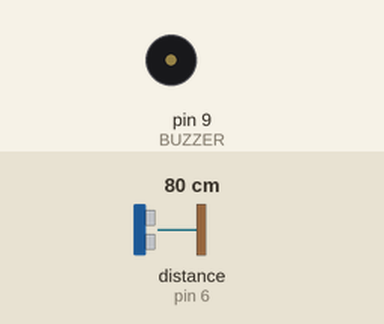
Recording of a sketch running on a simulated Arduino Uno, built with avr-gcc and run on an emulated ATmega328P. Shown: buzzer (waves = sounding). Wiring (inferred from the names in the program): ultrasonic range finder: trigger pin 5; echo pin 6. The inputs (shaded band) are chosen by the test bench; at power-on: distance to the obstacle (sensor on pin 6) 80 cm. The echo pulse lasts 58.3 µs per cm; what the sketch prints to the serial monitor is not drawn.

Above: at 1.2 s.
1.3 s: distance to the obstacle (sensor on pin 6) set to 64 cm
2.8 s: distance to the obstacle (sensor on pin 6) set to 58 cm
At 3.2 s:
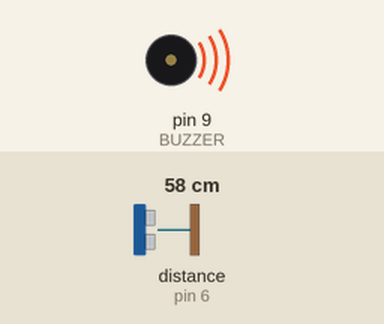
Timing chart, 0 to 5.8 s (numbered marks = the images above; inputs shaded):
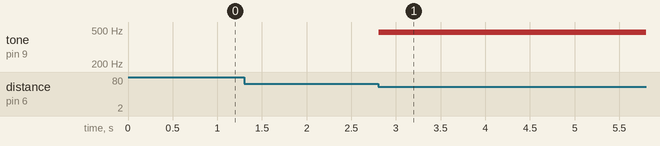

Measured:
- the behaviour switches between 62 and 61 cm on distance to the obstacle (sensor on pin 6) (found by bisection; images 0 and 1)
- after the input at 1.3 s, every drawn part: stays the same
- after the input at 2.8 s, tone on pin 9 (BUZZER): silent → 472 Hz at once

The sketch:

ultrasonidos_buzzer.ino
```cpp
#define TRIGGER 5
#define ECHO 6
#define BUZZER 9


void iniciarTrig();                                           //Prototipos de las funciones
int ObtenerDist();


void setup() {

  Serial.begin(9600);

  pinMode(ECHO, INPUT);
  pinMode(TRIGGER, OUTPUT);
  pinMode(BUZZER, OUTPUT);
}


void loop() {

  iniciarTrig();   // Preparamos el sensor de ultrasonidos
  char cdistancia[10];

  int dist = ObtenerDist();                                 // Obtenemos la distancia

  if (dist <= 60)
  {
    sprintf(cdistancia, "%d", dist);                          // Paso la distancia a una cadena para enviarla al visual
  for (int i=0;i<10;i++)                          // Recorrido de la cadena
 {
 Serial.print(cdistancia[i]);                               //Envío carácter a carácter

 }
 Serial.println();

  float frecuencia = -7.5 * dist + 900;                       // La frecuencia tiene una relación lineal con la distancia
  float duracion = 5 * dist + 200;                            // La duración también tiene una relación lineal con la distancia
  tone(BUZZER,frecuencia , duracion);
 }
}
//Estas relaciones lineales las hemos obtenido para que se ajusten a la capacidad de los sensores y a nuestras preferencias


// Funcion que inicia la secuencia del Trigger
void iniciarTrig()
{

  digitalWrite(TRIGGER, LOW);                                      // Ponemos el Trigger en estado bajo y esperamos 2 ms
  delayMicroseconds(2);


  digitalWrite(TRIGGER, HIGH);                                     // Ponemos el pin Trigger a estado alto y esperamos 10 ms
  delayMicroseconds(10);


  digitalWrite(TRIGGER, LOW);                                      // Terminamos poniendo el pin Trigger en estado bajo
 }


int ObtenerDist()                                                  // Funcion que devuelve una variable tipo float que contiene la distancia
{
  unsigned long tiempo = pulseIn(ECHO, HIGH);                      // Mide el tiempo que tarda en recibir la onda el transductor ECHO
  // Obtenemos la distancia en cm
  int distancia = tiempo * 0.01715;                                // La distancia es igual al tiempo por la velocidad del sonido en cm por microsegundo

  return distancia;
}
```
